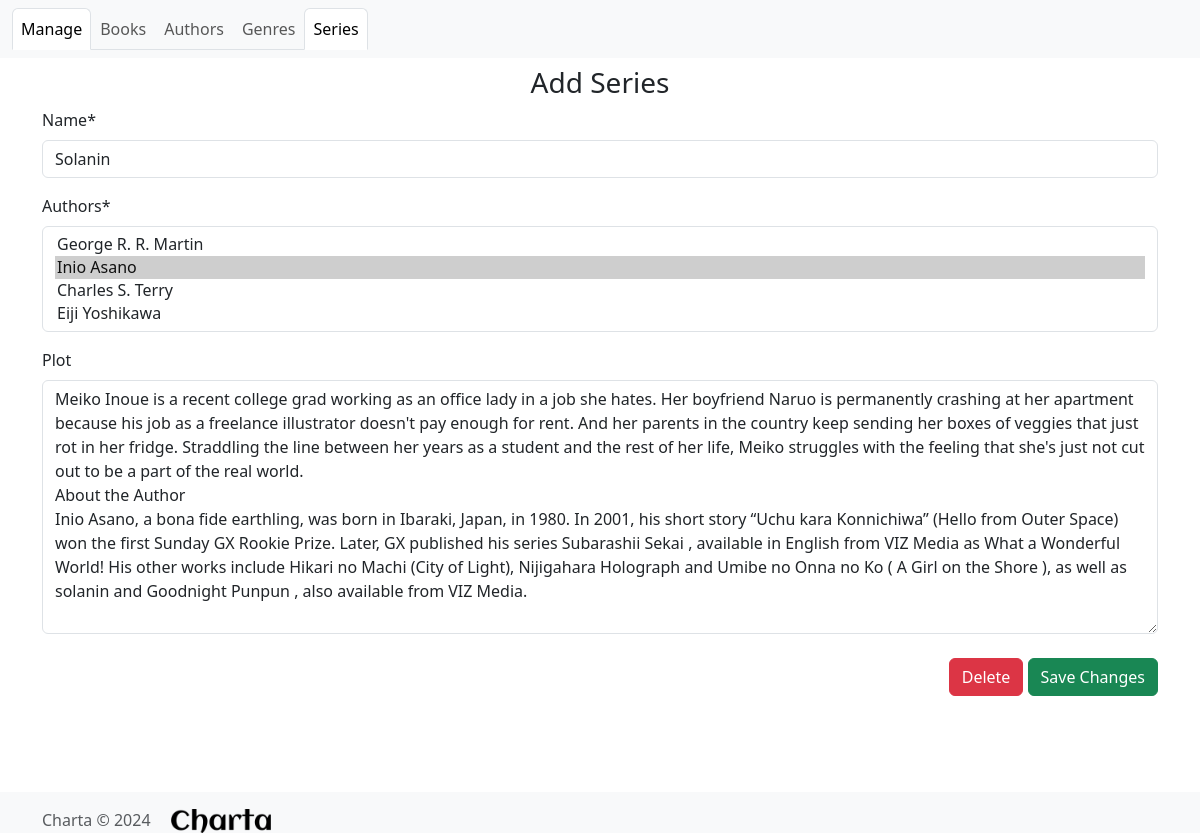
Screenshot of /manage/series/edit-series/4 with the database file from the repository.
### charta_management/models.py (models this page shows, shortened)
class Series(models.Model):
    name = models.CharField(max_length=100)
    authors = models.ManyToManyField(Author)
    plot = models.TextField(null=True, blank=True)

class Author(models.Model):
    name = models.CharField(max_length=100)
    image = models.ImageField(upload_to='author_images/', null=True, blank=True)
    bio = models.TextField(null=True, blank=True)
    def __str__(self):
        return self.name

### charta_management/views.py (the view)
# urls.py: path('manage/series/edit-series/<int:series_id>', views.edit_series, name='edit_series'),
def edit_series(request, series_id):
    series = models.Series.objects.get(pk=series_id)
    if request.method == 'POST':
        if 'save' in request.POST:
            form = forms.SeriesForm(request.POST, request.FILES, instance=series)
            if form.is_valid():
                form.save()
        elif 'delete' in request.POST:
            series.delete()
        return redirect('manage_series')
    else:
        form = forms.SeriesForm(instance=series)
    return render(request, 'edit_series.html', {'form': form})

### charta_management/forms.py
class SeriesForm(forms.ModelForm):
    class Meta:
        model = models.Series
        fields = ['name', 'authors', 'plot']

### charta_management/templates/edit_series.html (shortened to what this page needs)
{% extends 'management_base.html' %}
{% load crispy_forms_tags %}
{% block content %}
  <div class="container text-center my-2">
    <h3>Add Series</h3>
  </div>
  <div class="container">
    <form method="POST" enctype="multipart/form-data">
      {{ form|crispy }}
      <div class="text-end pt-2 pb-5">
        <button type="submit" class="btn btn-danger"
                onclick="return confirm('Are you sure you want to delete this author?')"
                name="delete">Delete
        </button>
        <button type="submit" class="btn btn-success" name="save">Save Changes</button>
      </div>
    </form>
  </div>
{% endblock %}

### rows the page displays
Series: name "Solanin", plot "Meiko Inoue is a recent college grad working as an office lady in a job she hates. Her boyfriend Naruo is permanently crashing at her apartment because his job as a freelance illustrator doesn't pay enough for rent. And her parents in the country keep sending her boxes of veggies that just rot in her fridge. Straddling the line between her years as a student and the rest of her life, Meiko struggles with the feeling that she's just not cut out to be a part of the real world. About the Author Inio Asano, a bona fide earthling, was born in Ibaraki, Japan, in 1980. In 2001, his short story “Uchu kara Konnichiwa” (Hello from Outer Space) won the first Sunday GX Rookie Prize. Later, GX published…"
